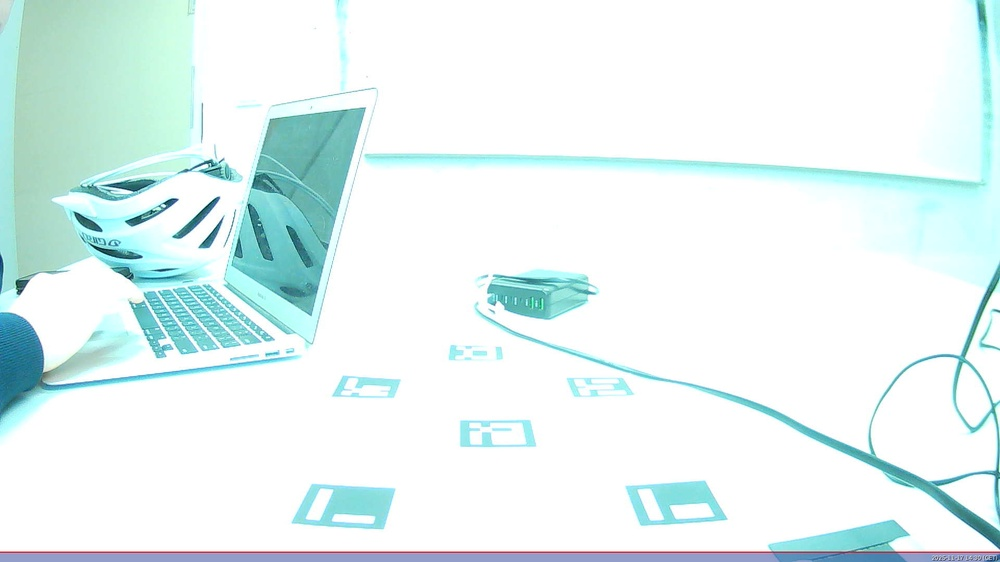
#> input picture cv-course-robot-viewer-main/robot-code/notebooks/2025-11-17_14-30-00/image.jpg, 1000 x 562 px, shrunk from 1920 x 1080 before the run
$ jupyter execute test.ipynb   (shell and % lines are left out)
#> lines starting #> are read from the running program, lines starting #| are printed output that depends on the picture
# Task 2: Coordinate Transformations

In this notebook we will use what we have learned about marker detection in the last notebook

## Imports

[cell 1]
# install opencv

[cell 2]
# imports
import cv2
from matplotlib import pyplot as plt
import numpy as np
import yaml
import io

## Setup

We again load the camera parameters. This time not only need them for preprocessing our image, but we will also use them when estimating where the markers are relative to the camera.

[cell 3]
# load camera parameters
with open("./cv-course-robot-viewer-main/robot-code/camera_intrinsics_new_camera.yml", 'r') as stream:
    camera_intrinsics = yaml.safe_load(stream)
camera_matrix = np.array(camera_intrinsics["camera_matrix"]["data"]).reshape((3,3))
distortion_coefficients = np.array(camera_intrinsics["distortion_coefficients"]["data"])

The other component for estimating the markers' poses and postions we need to know beforehand, is the size of our markers.

[cell 4]
# set marker size
marker_size = 0.05

## Detect Aruco Markers

**Task:** Use the *cv2.aruco.DICT_ARUCO_ORIGINAL* dictionary for detecting the markers in the given image.

**Note:** In this specific case, you don't have to undistort the image after loading it, because the function that handles the marker pose estimation (*solvePnP*, which we will use in the next task) will do that internally. So you just have to detect the markers in the undistorted image, image distortions will be accounted for post detection.

**Note:** The list that contains the marker ids should be named *ids*, in order for the provided code to run without changes.

[cell 5]
# load image
img = cv2.imread("./cv-course-robot-viewer-main/robot-code/notebooks/2025-11-17_14-30-00/image.jpg")
#> img is the input picture: shape (562, 1000, 3); mean B, G, R 243.6, 244.1, 228.4

### Your code here ###

# setup detector
aruco_dict = cv2.aruco.getPredefinedDictionary(cv2.aruco.DICT_ARUCO_ORIGINAL)
parameters = cv2.aruco.DetectorParameters()


# detect markers in the image
detector = cv2.aruco.ArucoDetector(aruco_dict, parameters)
corners, ids, rejected = detector.detectMarkers(img)
#> corners = ([[312, 484], [395, 489], [383, 528], [291, 522]], [[625, 486], [705, 481], [727, 519], [641, 525]], [[460, 421], [530, 420], [535, 446], [460, 446]]); ids = [1, 5, 405]; rejected = 22 items


# draw markers onto the image
img_with_markers = cv2.aruco.drawDetectedMarkers(img.copy(), corners, ids)
print(f"Detected {len(ids)} markers: {ids.flatten()}")
#| Detected 3 markers: [  1   5 405]


plt.imshow(img_with_markers)

## Pose Estimation

**Task:** Use OpenCV's *solvePnP* function to estimate the poses of the markers detected in the previous task.

**Note:** The function should get the camera matrix and distortion parameters as arguments, because it internally handles the *undistortion* step that we did separately in the last notebook.

[cell 6]
# estimate marker poses using the detected marker corners from the image, the camera parameters, and the (known) size of the marker
marker_rvecs = []
marker_tvecs = []

# marker corners
marker_points = np.array([[-marker_size / 2, marker_size / 2, 0],
                          [marker_size / 2, marker_size / 2, 0],
                          [marker_size / 2, -marker_size / 2, 0],
                          [-marker_size / 2, -marker_size / 2, 0]])

with open("./cv-course-robot-viewer-main/robot-code/camera_intrinsics_new_camera.yml", 'r') as stream:
    camera_intrinsics = yaml.safe_load(stream)
camera_matrix = np.array(camera_intrinsics["camera_matrix"]["data"]).reshape((3,3))
distortion_coefficients = np.array(camera_intrinsics["distortion_coefficients"]["data"])


# --- Estimate pose for each detected marker ---
for i in range(len(ids)):
    success, rvec, tvec = cv2.solvePnP(
        marker_points,
        corners[i][0],
        camera_matrix,
        distortion_coefficients
    )
    if success:
        marker_rvecs.append(rvec)
        marker_tvecs.append(tvec)

        # Draw the 3D axis on the image
        cv2.drawFrameAxes(img_with_markers, camera_matrix, distortion_coefficients, rvec, tvec, marker_size * 0.5)
#> this loop made 3 passes
#> (rvec, tvec) on passes 1 to 3: ([1.67, 0.174, -0.181], [0.0193, 0.174, 0.395]), ([1.13, -0.265, -1.12], [0.381, 0.322, 0.829]), ([1.63, 0.164, -0.128], [0.123, 0.158, 0.47])
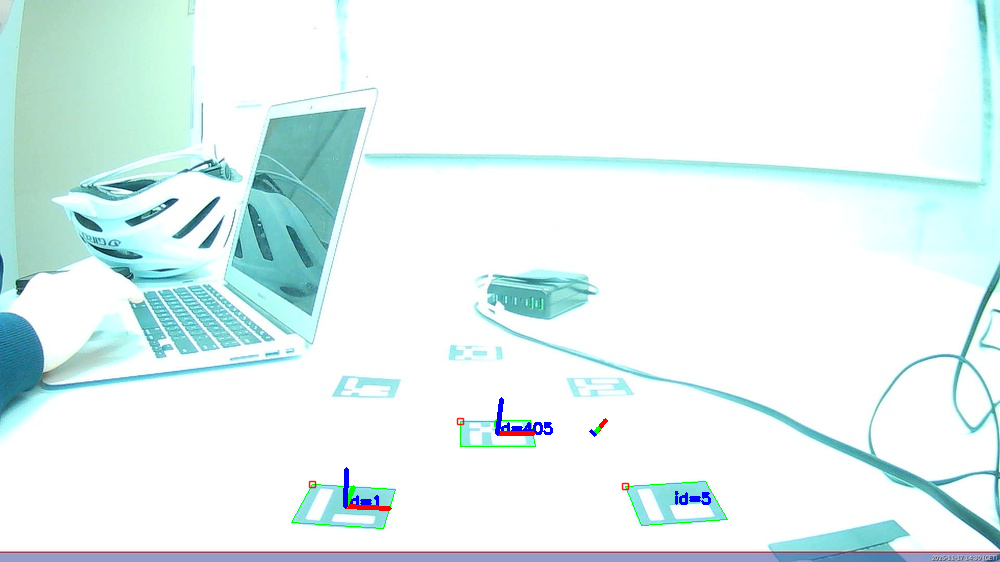
#> img_with_markers: shape (562, 1000, 3); mean B, G, R 243.1, 243.4, 227.9
#> after the loop, marker_rvecs = [[1.67, 0.174, -0.181], [1.13, -0.265, -1.12], [1.63, 0.164, -0.128]]; marker_tvecs = [[0.0193, 0.174, 0.395], [0.381, 0.322, 0.829], [0.123, 0.158, 0.47]]

# --- Show result ---
plt.figure(figsize=(8, 6))
plt.imshow(cv2.cvtColor(img_with_markers, cv2.COLOR_BGR2RGB))
plt.title("Detected ArUco markers with pose axes")
plt.axis("off")
plt.show()

**Task:** Use OpenCV's *drawFrameAxes* function to visualise the estimated marker poses.

[cell 7]
# visualise the estimated marker poses in the image
img_axis = img.copy()
### Your code here ###

###

plt.imshow(img_axis)

## Projecting Aruco Marker Positions to Robot and World Frame

[cell 8]
def rotation_matrix(x_rotation, y_rotation, z_rotation):
    alpha = z_rotation
    beta = y_rotation
    gamma = x_rotation

    # https://en.wikipedia.org/wiki/Rotation_matrix
    # rotates around z, then y, then x

    return np.array([
        [np.cos(alpha)*np.cos(beta), np.cos(alpha)*np.sin(beta)*np.sin(gamma)-np.sin(alpha)*np.cos(gamma), np.cos(alpha)*np.sin(beta)*np.cos(gamma)+np.sin(alpha)*np.sin(gamma)],
        [np.sin(alpha)*np.cos(beta), np.sin(alpha)*np.sin(beta)*np.sin(gamma)+np.cos(alpha)*np.cos(gamma), np.sin(alpha)*np.sin(beta)*np.cos(gamma)-np.cos(alpha)*np.sin(gamma)],
        [-np.sin(beta), np.cos(beta)*np.sin(gamma), np.cos(beta)*np.cos(gamma)]
    ])

[cell 9]
def vectors_to_transformation_matrix(rotation, translation):
    """
    Convert rotation and translation vector
    into a 4x4 homogeneous transformation matrix.
    Apparently there is a Rodrigues function in OpenCV that can help with this specifically for the solvePnP output.
    """
    rotation = np.asarray(rotation).reshape(-1)
    translation = np.asarray(translation).reshape(3, 1)

    # Check if we got a Rodrigues vector (from solvePnP)
    if rotation.shape == (3,):
        R, _ = cv2.Rodrigues(rotation)
    elif rotation.shape == (3, 3):
        R = rotation
    else:
        raise ValueError("Rotation must be either a Rodrigues vector or 3x3 matrix.")

    T = np.eye(4)
    T[:3, :3] = R
    T[:3, 3] = translation.flatten()
    return T

[cell 10]
def transformation_matrix_to_vectors(T):
    """
    Convert a 4x4 homogeneous transformation matrix into rotation
    and translation vectors.
    """
    R = T[:3, :3]
    translation = T[:3, 3]

    # --- Extract Euler angles (ZYX convention) ---
    sy = np.sqrt(R[0, 0]**2 + R[1, 0]**2)
    angle_too_small = sy < 1e-6

    if not angle_too_small:
        x_rotation = np.arctan2(R[2, 1], R[2, 2])
        y_rotation = np.arctan2(-R[2, 0], sy)
        z_rotation = np.arctan2(R[1, 0], R[0, 0])
    else:
        # Gimbal lock case
        x_rotation = np.arctan2(-R[1, 2], R[1, 1])
        y_rotation = np.arctan2(-R[2, 0], sy)
        z_rotation = 0

    return np.array([x_rotation, y_rotation, z_rotation]), translation

### Projecting to robot frame

[cell 11]
# offset from camera to robot frame
x_offset_camera = 0.03
y_offset_camera = 0
z_offset_camera = 0.175

offset_camera_robot = np.array([x_offset_camera,y_offset_camera,z_offset_camera])

[cell 12]
# angle from camera to robot frame
x_angle_camera = 0 #degrees
y_angle_camera = 0
z_angle_camera = -100 #degrees

rotation_camera_robot = np.array([np.radians(x_angle_camera), np.radians(y_angle_camera), np.radians(z_angle_camera)])

**Task:** Create transform matrix from camera frame to robot frame.

[cell 13]
### Your code here ###

R_cam_robot = rotation_matrix(*rotation_camera_robot)
T_camera_robot = np.eye(4)
T_camera_robot[:3, :3] = R_cam_robot
T_camera_robot[:3, 3] = offset_camera_robot
print("T_camera_robot:\n", T_camera_robot)

**Task:** Create transform matrices for all markers, project them into the robot coordinate frame, and transform the resulting matrices back into rotation and translation vectors. Also print the id and world position for each marker.

[cell 14]
# create transform matrices for all markers, project them into the robot coordinate frame
# transform them to rotation and translation vectors
marker_rvecs_robot = []
marker_tvecs_robot = []

for i, (rvec, tvec) in enumerate(zip(marker_rvecs, marker_tvecs)):
    T_marker_cam = vectors_to_transformation_matrix(rvec, tvec)
    T_marker_robot = T_camera_robot @ T_marker_cam  # compose transform
    rvec_robot, tvec_robot = transformation_matrix_to_vectors(T_marker_robot)
    marker_rvecs_robot.append(rvec_robot)
    marker_tvecs_robot.append(tvec_robot)
    print(f"Marker ID {ids[i][0]}: position (robot frame) = {tvec_robot.round(3)} m")
#> this loop made 3 passes
#> (tvec, tvec_robot) on passes 1 to 3: ([0.0193, 0.174, 0.395], [0.198, -0.0492, 0.57]), ([0.381, 0.322, 0.829], [0.281, -0.431, 1]), ([0.123, 0.158, 0.47], [0.164, -0.148, 0.645])
#> (printed output is left out)
#> after the loop, marker_rvecs_robot = [[1.68, 0.223, -1.74], [1.06, 0.349, -2.79], [1.63, 0.183, -1.72]]; marker_tvecs_robot = [[0.198, -0.0492, 0.57], [0.281, -0.431, 1], [0.164, -0.148, 0.645]]


###

Now, let us visualise the results of our pose estimation. We start with a visualisation of where the detected markers are, realitve to our robot, on the vertical plane.

[cell 15]
for i, c in enumerate(marker_tvecs_robot):
    id = ids[i]
    plt.scatter([c[1]], [c[2]], color="black", marker="s")
    plt.text(c[1], c[2], str(id))
    plt.ylabel("z")
    plt.xlabel("y")
    plt.xlim([-0.3, 0.3])
    plt.ylim([-0.5, 0.5])
    plt.axhline(0,-1,1, color="lightgray", ls="--")
    plt.text(0.25, 0.01, "floor", color="lightgray")
#> this loop made 3 passes
#> (c, id) on passes 1 to 3: ([0.198, -0.0492, 0.57], [1]), ([0.281, -0.431, 1], [5]), ([0.164, -0.148, 0.645], [405])

plt.gca().invert_xaxis()
plt.title("vertical plane")
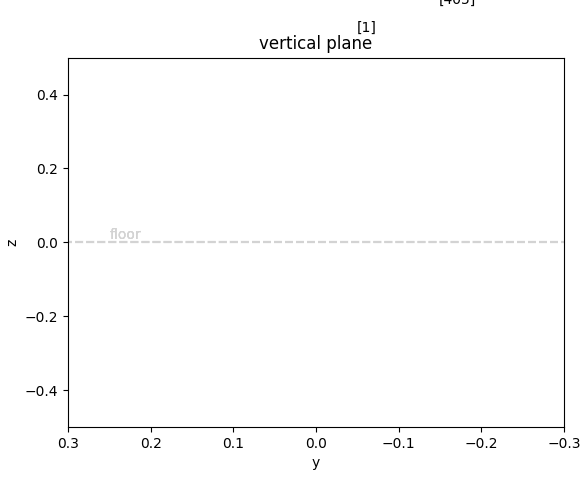
#> figure drawn by matplotlib, 1 panel

[cell 16]
import numpy as np

# --- Transformation: camera → robot (from your setup) ---
x_offset_camera, y_offset_camera, z_offset_camera = 0.03, 0.0, 0.28
offset_camera_robot = np.array([x_offset_camera, y_offset_camera, z_offset_camera])

x_angle_camera, y_angle_camera, z_angle_camera = -140, 0, -90
rotation_camera_robot = np.radians([x_angle_camera, y_angle_camera, z_angle_camera])

def rotation_matrix(x_rotation, y_rotation, z_rotation):
    a, b, g = z_rotation, y_rotation, x_rotation
    return np.array([
        [np.cos(a)*np.cos(b), np.cos(a)*np.sin(b)*np.sin(g)-np.sin(a)*np.cos(g), np.cos(a)*np.sin(b)*np.cos(g)+np.sin(a)*np.sin(g)],
        [np.sin(a)*np.cos(b), np.sin(a)*np.sin(b)*np.sin(g)+np.cos(a)*np.cos(g), np.sin(a)*np.sin(b)*np.cos(g)-np.cos(a)*np.sin(g)],
        [-np.sin(b), np.cos(b)*np.sin(g), np.cos(b)*np.cos(g)]
    ])

def vectors_to_transformation_matrix(rotation, translation):
    rotation = np.asarray(rotation, float).reshape(3)
    translation = np.asarray(translation, float).reshape(3)
    R, _ = cv2.Rodrigues(rotation)
    T = np.eye(4)
    T[:3, :3] = R
    T[:3, 3] = translation
    return T

def transformation_matrix_to_vectors(T):
    R = T[:3, :3]
    t = T[:3, 3]
    sy = np.sqrt(R[0,0]**2 + R[1,0]**2)
    if sy > 1e-6:
        x = np.arctan2(R[2,1], R[2,2])
        y = np.arctan2(-R[2,0], sy)
        z = np.arctan2(R[1,0], R[0,0])
    else:
        x = np.arctan2(-R[1,2], R[1,1])
        y = np.arctan2(-R[2,0], sy)
        z = 0
    return np.array([x, y, z]), t

R_cam_robot = rotation_matrix(*rotation_camera_robot)
T_camera_robot = np.eye(4)
T_camera_robot[:3, :3] = R_cam_robot
T_camera_robot[:3, 3] = offset_camera_robot

# --- Pixel-level Monte-Carlo function -------------------------------------
def mc_pose_from_pixel_noise(corners_2d, objp_marker, camera_matrix, dist_coeffs,
                             T_camera_robot, N_samples=500, sigma_px=1.0):
    """Propagate ±1 px detection noise to 3D position uncertainty."""
    samples_t_robot = []

    ok, rvec, tvec = cv2.solvePnP(objp_marker, corners_2d,
                                  camera_matrix, dist_coeffs,
                                  flags=cv2.SOLVEPNP_IPPE_SQUARE)
    if not ok:
        return None, None, None

    rvec = rvec.reshape(3)
    tvec = tvec.reshape(3)
    T_marker_cam = vectors_to_transformation_matrix(rvec, tvec)
    T_marker_robot = T_camera_robot @ T_marker_cam
    _, t_nom = transformation_matrix_to_vectors(T_marker_robot)

    for _ in range(N_samples):
        noisy_corners = corners_2d + np.random.normal(0, sigma_px, corners_2d.shape)
        ok, rvec_n, tvec_n = cv2.solvePnP(objp_marker, noisy_corners.astype(np.float32),
                                          camera_matrix, dist_coeffs,
                                          flags=cv2.SOLVEPNP_IPPE_SQUARE)
        if not ok:
            continue
        T_marker_cam_n = vectors_to_transformation_matrix(rvec_n, tvec_n)
        T_marker_robot_n = T_camera_robot @ T_marker_cam_n
        _, t_robot_n = transformation_matrix_to_vectors(T_marker_robot_n)
        samples_t_robot.append(t_robot_n)

    samples_t_robot = np.array(samples_t_robot)
    return t_nom, samples_t_robot.mean(axis=0), samples_t_robot.std(axis=0)
marker_tvecs_robot = []
marker_tvecs_robot_std = []

sigma_px = 4.0   # 1 px standard deviation of corner detection
N_samples = 500  # Monte-Carlo samples

for i, c in enumerate(corners):
    corners_2d = c[0].astype(np.float32)
    t_nom, t_mean, t_std = mc_pose_from_pixel_noise(
        corners_2d,
        marker_points.astype(np.float32),
        camera_matrix,
        distortion_coefficients,
        T_camera_robot,
        N_samples=N_samples,
        sigma_px=sigma_px
    )
    if t_mean is not None:
        marker_tvecs_robot.append(t_mean)
        marker_tvecs_robot_std.append(t_std)
        print(f"Marker {ids[i][0]}: {t_mean.round(3)} ± {t_std.round(3)} m")
#> this loop made 3 passes
#> c on passes 2 to 3: [[625, 486], [705, 481], [727, 519], [641, 525]], [[460, 421], [530, 420], [535, 446], [460, 446]]
#> (printed output is left out)

# --- Plot y-z positions with error bars -----------------------------------
plt.figure(figsize=(6,5))
for i, c in enumerate(marker_tvecs_robot):
    std = marker_tvecs_robot_std[i]
    plt.errorbar(c[1], c[2], xerr=std[1], yerr=std[2],
                 fmt='s', color='black', ecolor='gray', elinewidth=1.3)
    plt.text(c[1], c[2], str(ids[i][0]))
#> this loop made 3 passes
#> c on passes 1 to 3: [0.15, -0.0191, -0.134], [0.194, -0.233, -0.224], [0.21, -0.122, -0.179]
plt.xlabel("y [m]")
plt.ylabel("z [m]")
plt.axhline(0, color="lightgray", ls="--")
plt.gca().invert_xaxis()
plt.title("Vertical plane (1-px noise propagated)")
plt.tight_layout()
plt.show()
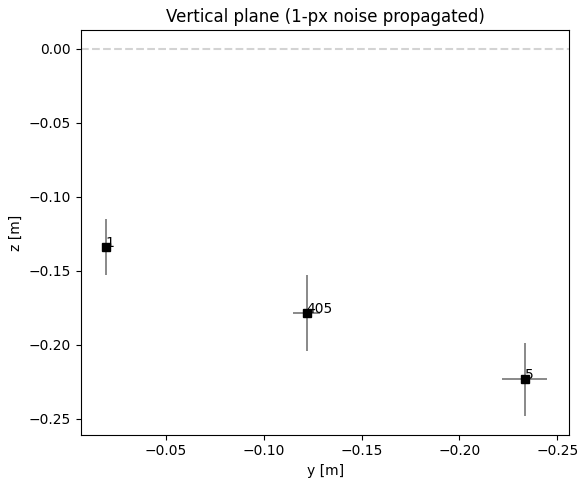
#> figure drawn by matplotlib, 1 panel

We can see that, although all markers in the image are obviously placed directly on the floor, our estimated positions don't line uo perfectly with it. Some markers are estimated to "float" a bit above the floor, some are estimated to be slightly below it. This kind of imperfect measurement is something we must always expect when working with imperfect data. In our example, our camera calibration might not be completely optimal our images might be noisy, etc. Overall, however, these results aren't too bad and definitely still usable for our purposes.

Next, we visualise where the markers are on the horizontal plane (i.e. the floor), relative to our robot. Because the robot is the reference point, it will always be at position (0,0).

[cell 17]
for i, c in enumerate(marker_tvecs_robot):
    id = ids[i]
    plt.scatter([c[1]], [c[0]], color="black", marker="s")
    plt.text(c[1], c[0], str(id))
    plt.ylabel("x [m]")
    plt.xlabel("y [m]")
plt.xlim(-1, 1)
plt.ylim(-1, 1)
plt.scatter([0], [0], color="red", marker="s")
plt.text(0, 0, "Robot")
plt.gca().invert_xaxis()
plt.title("horizontal plane")
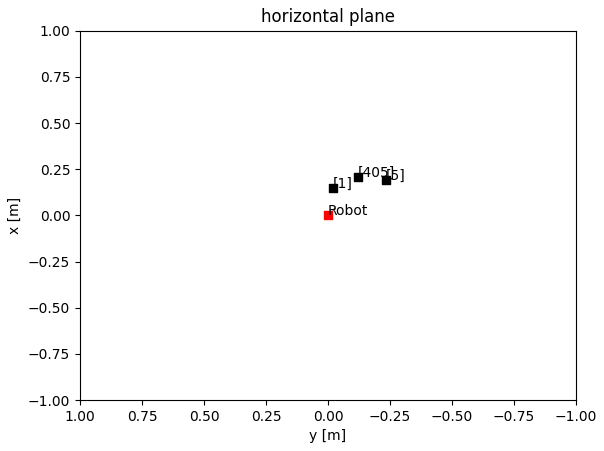
#> figure drawn by matplotlib, 1 panel

### Projecting to world frame

Now that we know, where the markers are relative to our robot, we want to determine, where they are in our world coordinate frame. We will later need this to, for example, implement the landmark detection and localisation, as well as the SLAM algorithm for our robot.
Let's assume that our robot started at the origin of the world coordinate frame. Now it has moved 40cm forwards and 25cm to the left, with a current heading o 30° to the right.

[cell 18]
# offset from robot to world frame
x_offset_world = 0.4
y_offset_world = 0.25
z_offset_world = 0

# angle from robot to world frame
x_angle_world = 0 # maybe switch x and z
y_angle_world = 0
z_angle_world = -30

offset_robot_world = np.array([x_offset_world,y_offset_world,z_offset_world])
rotation_robot_world = np.array([np.radians(x_angle_world), np.radians(y_angle_world), np.radians(z_angle_world)])

**Task:** Create transform matrix from robot to world frame.

[cell 19]
### Your code here ###
R_robot_world = rotation_matrix(*rotation_robot_world)
T_robot_world = np.eye(4)
T_robot_world[:3, :3] = R_robot_world
T_robot_world[:3, 3] = offset_robot_world

**Task:** Create transform matrices for all markers in the robot coordinate frame, project them into the world coordinate frame, and transform them to rotation and translation vectors. Also print the id and world position for each marker.

[cell 20]
marker_rvecs_world = []
marker_tvecs_world = []

for i, (rvec_r, tvec_r) in enumerate(zip(marker_rvecs_robot, marker_tvecs_robot)):
    T_marker_robot = vectors_to_transformation_matrix(rvec_r, tvec_r)
    T_marker_world = T_robot_world @ T_marker_robot
    rvec_w, tvec_w = transformation_matrix_to_vectors(T_marker_world)
    marker_rvecs_world.append(rvec_w)
    marker_tvecs_world.append(tvec_w)
    print(f"Marker ID {ids[i][0]}: world position = {tvec_w.round(3)} m")
#> this loop made 3 passes
#> (rvec_r, tvec_r) on passes 1 to 3: ([1.68, 0.223, -1.74], [0.15, -0.0191, -0.134]), ([1.06, 0.349, -2.79], [0.194, -0.233, -0.224]), ([1.63, 0.183, -1.72], [0.21, -0.122, -0.179])
#> (printed output is left out)

Let's now again visualise our results. First, we plot where our markers are relative to the floor.

[cell 21]
for i, c in enumerate(marker_tvecs_world):
    id = ids[i]
    # we mirror the y coordinate, because in the robot coordinate system y < 0 indicates a position to the right of the
    # robot, but in the pyplot visualisation values < 0 are displayed on the left. The x ticks are adjusted accordingly.
    plt.scatter([c[1]], [c[2]], color="black", marker="s")
    plt.text(c[1], c[2], str(id))
    plt.ylabel("z [m]")
    plt.xlabel("y [m]")
    plt.xlim([0.2, 0.8])
    plt.ylim([-0.5, 0.5])
    plt.axhline(0,-1,1, color="lightgray", ls="--")
    plt.text(0.22, 0.01, "floor", color="lightgray")
    plt.xticks([0.3,0.4,0.5,0.6,0.7], [-0.3,-0.4,-0.5,-0.6,-0.7])
#> this loop made 3 passes
#> c on passes 1 to 3: [0.52, 0.158, -0.134], [0.452, -0.0492, -0.224], [0.521, 0.0393, -0.179]
plt.title("vertical plane")
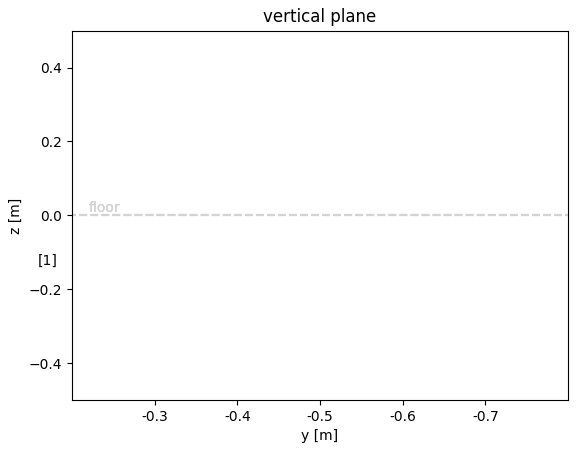
#> figure drawn by matplotlib, 1 panel

The measurement error from the previous pose estimation step obviously still exists, but overall our measurement is still good enough to use it, for example for navigation.

Finally, we again visualise the positions of the markers in the horizontal plane. This time we also visualise the position of our robot. This gives us essentially a section of our world map.

[cell 22]
for i, c in enumerate(marker_tvecs_world):
    id = ids[i]
    plt.scatter([c[1]], [c[0]], color="black", marker="s")
    plt.text(c[1], c[0], str(id))
    plt.ylabel("x [m]")
    plt.xlabel("y [m]")
plt.xlim(-1, 1.5)
plt.ylim(-1, 1.5)
plt.gca().invert_xaxis()
plt.scatter([y_offset_world], [x_offset_world], color="red", marker="s")
plt.text(y_offset_world, x_offset_world, "Robot")
plt.title("horizontal plane")
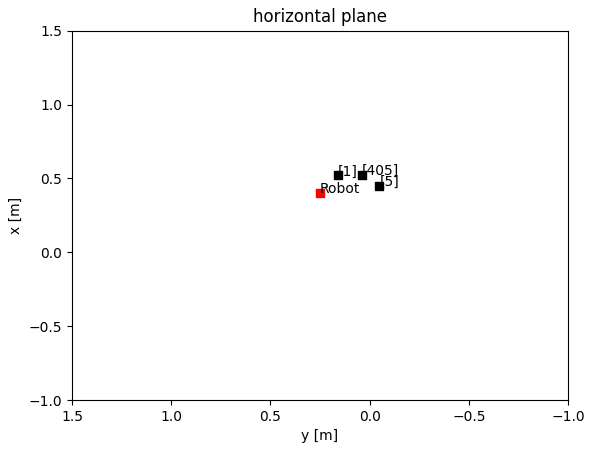
#> figure drawn by matplotlib, 1 panel
